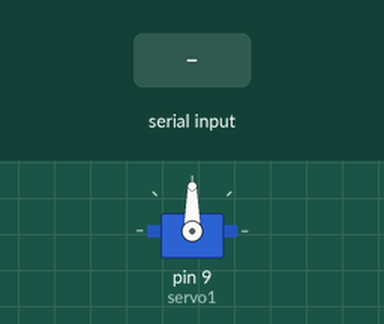
The sketch below on a simulated Arduino Uno, built with avr-gcc and run on an emulated ATmega328P. Parts: servo. The test bench sets the inputs (shaded band).

Above: at 1.2 s.
1.3 s: byte 30 received over Serial
Timing chart, 0 to 4.3 s (numbered marks = the images above; inputs shaded):
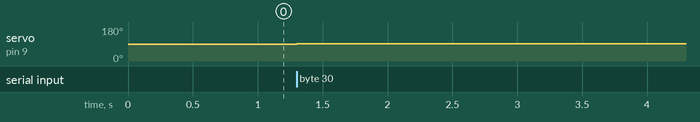

The sketch:

Cameracode.ino
```cpp
#include <Servo.h>          // servo library
Servo servo1;              // create servo object for servo1
int number;                // declare variable
int degree = 90;           // declare and set variable to 90 degrees

void setup()
{
  Serial.begin(9600);      // standard commuincation speed
  servo1.attach(9);        // attaches the servo on pin 9 to the servo object
  servo1.write(degree);    // put servo1 at 90 degree position
}
void loop()
{
  while(Serial.available()){   // while serial port has data to read
  number = Serial.read();      // read in serial data and put in number variable
  if(number < 50){             // check number is less than 50
    servo1.write(degree=degree+1);  // move servo1 to the left(from camera point of view) until face is centered
    delay(20);}                // pause to give servo time to move
  else{
    servo1.write(degree=degree-1);  // move servo1 to the right(from camera point of view) until face is centered
    delay(20);}                // pause to give servo time to move
  };
}
```

Measured:
- after the input at 1.3 s, servo on pin 9 (servo1): 90° → 91° at once
